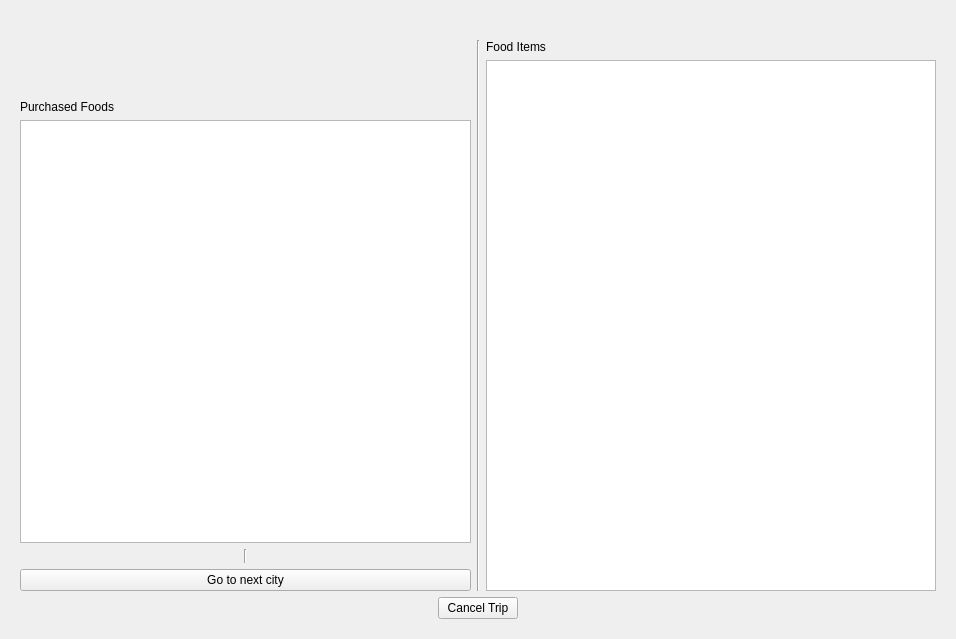
<?xml version="1.0" encoding="UTF-8"?>
<ui version="4.0">
 <class>executeTrip</class>
 <widget class="QWidget" name="executeTrip">
  <property name="geometry">
   <rect>
    <x>0</x>
    <y>0</y>
    <width>956</width>
    <height>639</height>
   </rect>
  </property>
  <property name="windowTitle">
   <string>S&amp;S Trip</string>
  </property>
  <property name="windowIcon">
   <iconset resource="resources.qrc">
    <normaloff>:/images/images/sasicon.png</normaloff>:/images/images/sasicon.png</iconset>
  </property>
  <layout class="QGridLayout" name="gridLayout">
   <item row="0" column="0">
    <widget class="QStackedWidget" name="tripStack">
     <property name="currentIndex">
      <number>0</number>
     </property>
     <widget class="QWidget" name="page">
      <layout class="QGridLayout" name="gridLayout_2">
       <item row="0" column="0" colspan="3">
        <widget class="QLabel" name="welcome">
         <property name="font">
          <font>
           <weight>75</weight>
           <bold>true</bold>
          </font>
         </property>
         <property name="text">
          <string/>
         </property>
         <property name="alignment">
          <set>Qt::AlignCenter</set>
         </property>
        </widget>
       </item>
       <item row="1" column="1">
        <widget class="Line" name="line">
         <property name="orientation">
          <enum>Qt::Vertical</enum>
         </property>
        </widget>
       </item>
       <item row="1" column="2">
        <layout class="QVBoxLayout" name="verticalLayout">
         <item>
          <widget class="QLabel" name="label_3">
           <property name="toolTip">
            <string>&lt;html&gt;&lt;head/&gt;&lt;body&gt;&lt;p&gt;Double click an item to add it to the cart.&lt;/p&gt;&lt;/body&gt;&lt;/html&gt;</string>
           </property>
           <property name="text">
            <string>Food Items</string>
           </property>
          </widget>
         </item>
         <item>
          <widget class="QTableWidget" name="tableWidget">
           <property name="editTriggers">
            <set>QAbstractItemView::NoEditTriggers</set>
           </property>
          </widget>
         </item>
        </layout>
       </item>
       <item row="1" column="0">
        <layout class="QVBoxLayout" name="verticalLayout_2">
         <item>
          <widget class="QLabel" name="cityName">
           <property name="text">
            <string/>
           </property>
          </widget>
         </item>
         <item>
          <widget class="QLabel" name="parentCountry_label">
           <property name="text">
            <string/>
           </property>
          </widget>
         </item>
         <item>
          <widget class="QLabel" name="food_Label">
           <property name="text">
            <string/>
           </property>
          </widget>
         </item>
         <item>
          <widget class="QLabel" name="label">
           <property name="toolTip">
            <string>&lt;html&gt;&lt;head/&gt;&lt;body&gt;&lt;p&gt;Double click an item to remove it from the cart.&lt;/p&gt;&lt;/body&gt;&lt;/html&gt;</string>
           </property>
           <property name="text">
            <string>Purchased Foods</string>
           </property>
          </widget>
         </item>
         <item>
          <widget class="QListWidget" name="boughtfoods"/>
         </item>
         <item>
          <layout class="QHBoxLayout" name="horizontalLayout_2">
           <item>
            <widget class="QLabel" name="distanceLabel">
             <property name="text">
              <string/>
             </property>
            </widget>
           </item>
           <item>
            <widget class="Line" name="line_2">
             <property name="orientation">
              <enum>Qt::Vertical</enum>
             </property>
            </widget>
           </item>
           <item>
            <widget class="QLabel" name="costLabel">
             <property name="text">
              <string/>
             </property>
             <property name="alignment">
              <set>Qt::AlignRight|Qt::AlignTrailing|Qt::AlignVCenter</set>
             </property>
            </widget>
           </item>
          </layout>
         </item>
         <item>
          <widget class="QPushButton" name="nextCity">
           <property name="text">
            <string>Go to next city</string>
           </property>
          </widget>
         </item>
        </layout>
       </item>
       <item row="2" column="0" colspan="3">
        <layout class="QHBoxLayout" name="horizontalLayout">
         <item>
          <spacer name="horizontalSpacer_2">
           <property name="orientation">
            <enum>Qt::Horizontal</enum>
           </property>
           <property name="sizeHint" stdset="0">
            <size>
             <width>40</width>
             <height>20</height>
            </size>
           </property>
          </spacer>
         </item>
         <item>
          <widget class="QPushButton" name="cancel_Trip_button">
           <property name="text">
            <string>Cancel Trip</string>
           </property>
          </widget>
         </item>
         <item>
          <spacer name="horizontalSpacer">
           <property name="orientation">
            <enum>Qt::Horizontal</enum>
           </property>
           <property name="sizeHint" stdset="0">
            <size>
             <width>40</width>
             <height>20</height>
            </size>
           </property>
          </spacer>
         </item>
        </layout>
       </item>
      </layout>
     </widget>
     <widget class="QWidget" name="page_2">
      <layout class="QGridLayout" name="gridLayout_3">
       <item row="1" column="0">
        <layout class="QVBoxLayout" name="verticalLayout_3">
         <item>
          <widget class="QLabel" name="label_4">
           <property name="text">
            <string>Visited Cities &amp; Amount Spent</string>
           </property>
          </widget>
         </item>
         <item>
          <widget class="QListWidget" name="visited_List"/>
         </item>
        </layout>
       </item>
       <item row="1" column="1">
        <layout class="QVBoxLayout" name="verticalLayout_4">
         <item>
          <widget class="QLabel" name="label_5">
           <property name="text">
            <string>Purchased Foods</string>
           </property>
          </widget>
         </item>
         <item>
          <widget class="QListWidget" name="purchased_list"/>
         </item>
         <item>
          <widget class="QLabel" name="sum_costLabel">
           <property name="text">
            <string>Total Cost of Trip:</string>
           </property>
          </widget>
         </item>
         <item>
          <widget class="QLabel" name="sum_distLabel">
           <property name="text">
            <string>Distance Traveled:</string>
           </property>
          </widget>
         </item>
        </layout>
       </item>
       <item row="2" column="0" colspan="2">
        <layout class="QHBoxLayout" name="horizontalLayout_3">
         <item>
          <spacer name="horizontalSpacer_3">
           <property name="orientation">
            <enum>Qt::Horizontal</enum>
           </property>
           <property name="sizeHint" stdset="0">
            <size>
             <width>40</width>
             <height>20</height>
            </size>
           </property>
          </spacer>
         </item>
         <item>
          <widget class="QPushButton" name="sum_End">
           <property name="text">
            <string>End Trip</string>
           </property>
          </widget>
         </item>
         <item>
          <spacer name="horizontalSpacer_4">
           <property name="orientation">
            <enum>Qt::Horizontal</enum>
           </property>
           <property name="sizeHint" stdset="0">
            <size>
             <width>40</width>
             <height>20</height>
            </size>
           </property>
          </spacer>
         </item>
        </layout>
       </item>
       <item row="0" column="0" colspan="2">
        <widget class="QLabel" name="label_2">
         <property name="font">
          <font>
           <weight>75</weight>
           <bold>true</bold>
          </font>
         </property>
         <property name="text">
          <string>TRIP SUMMARY</string>
         </property>
         <property name="alignment">
          <set>Qt::AlignCenter</set>
         </property>
        </widget>
       </item>
      </layout>
     </widget>
    </widget>
   </item>
  </layout>
 </widget>
 <tabstops>
  <tabstop>nextCity</tabstop>
  <tabstop>cancel_Trip_button</tabstop>
  <tabstop>boughtfoods</tabstop>
  <tabstop>sum_End</tabstop>
  <tabstop>tableWidget</tabstop>
  <tabstop>visited_List</tabstop>
  <tabstop>purchased_list</tabstop>
 </tabstops>
 <resources>
  <include location="resources.qrc"/>
 </resources>
 <connections/>
</ui>
